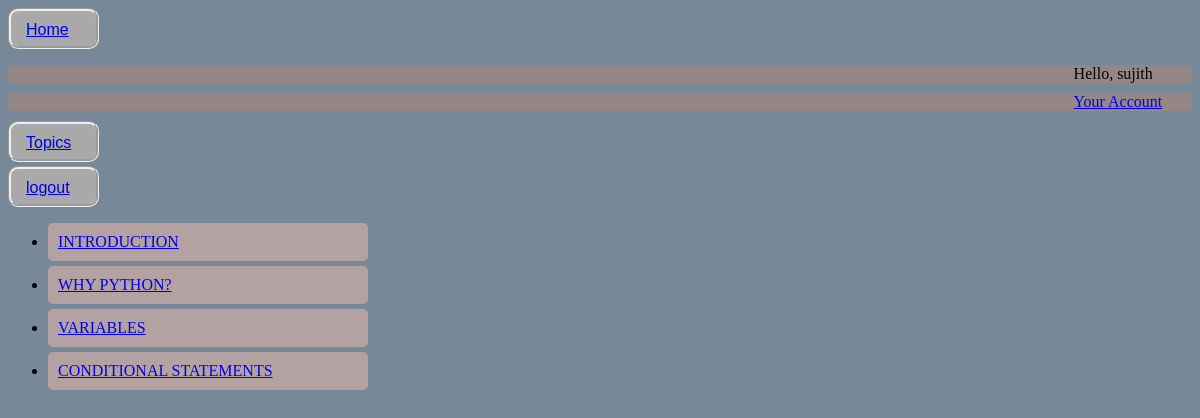
The page /topics/ (signed in) on the database its author committed.
### pybasic/models.py (models this page shows)
class Topic(models.Model):
    name = models.CharField(max_length=200)
    created = models.DateTimeField(auto_now_add=True)
    def __str__(self):
        return f"{self.name}"

### pybasic/views.py (the view)
# urls.py: path('topics/', views.topics, name='topics'),
def topics(request):
    topics_ = get_all_topics()
    context = {'topics_': topics_}
    return render(request, "pybasic/topics.html", context)

### pybasic/layer.py (called while the page is built)
def get_all_topics():
    topics = Topic.objects.all()
    return topics

### pybasic/templates/pybasic/topics.html (shortened to what this page needs)
<!DOCTYPE html>
<html lang="en">
<head>
</head>
<body>
    {% extends 'pybasic/base.html' %}
    {% block content %}
    <ul>
        {% for topic in topics_ %}
        <li>
            <div class="topics"><a href="{% url 'pybasic:topic-detail' user.id topic.id %}">{{topic}}</a>
            </div>
        </li>
        {% endfor %}
    </ul>
    {% endblock content %}

### pybasic/templates/pybasic/base.html (shortened to what this page needs)
<!DOCTYPE html>
<html lang="en">
<head>
</head>
<body>
    <div class="links"><a href="{% url 'pybasic:index' %}">Home</a></div>
    {% if user.is_authenticated %}
    <p>
    <div class="name"> Hello, {{user.username}}</div>
    <div class="name"><a href="{% url 'users:info' user.id %}">Your Account</a></div>
    <div class="topics_base"><a href="{% url 'pybasic:topics'%}">Topics</a></div>
    <div class="logout"><a href="{% url 'users:logout' %}">logout</a></div>
    {% else %}
    <div class="links"><a href="{% url 'users:register'%}">register</a></div>
    <div class="links"><a href="{% url 'users:login' %}">login</a></div>
    </p>
    {% endif%}
    {% block content%}
    {%endblock content%}
</body>
</html>

### pybasic/templates/pybasic/topics.html (style rules this page uses)
.topics { background-color: rgb(180, 161, 161); border-bottom: 20px; border-radius: 5px; width: 300px; padding: 10px; margin-top: 5px; }

### pybasic/templates/pybasic/base.html (style rules this page uses)
.links { font-family: sans-serif; width: 70px; height: 25px; background-color: darkgray; padding-left: 15px; padding-top: 10px; border-radius: 10px; margin-bottom: 10px; border-style: groove; }
.name { padding-left: 90%; width: auto; height: auto; background-color: rgb(150, 135, 135); border-radius: 5px; margin-top: 0px; margin-bottom: 10px; }
.topics_base { font-family: sans-serif; width: 70px; height: 25px; background-color: darkgray; padding-left: 15px; padding-top: 10px; border-radius: 10px; margin-top: 10px; border-style: groove; }
.logout { font-family: sans-serif; width: 70px; height: 25px; background-color: darkgray; padding-left: 15px; padding-top: 10px; border-radius: 10px; margin-bottom: 0px; margin-right: 0px; margin-top: 4px; display: inline-block; vertical-align: top; border-style: groove; }
body { background-color: lightslategray; }

### rows shown on the page
Topic: name "INTRODUCTION"
Topic: name "WHY PYTHON?"
Topic: name "VARIABLES"
Topic: name "CONDITIONAL STATEMENTS"

### other values the page prints
{{ user.username }} "sujith"
